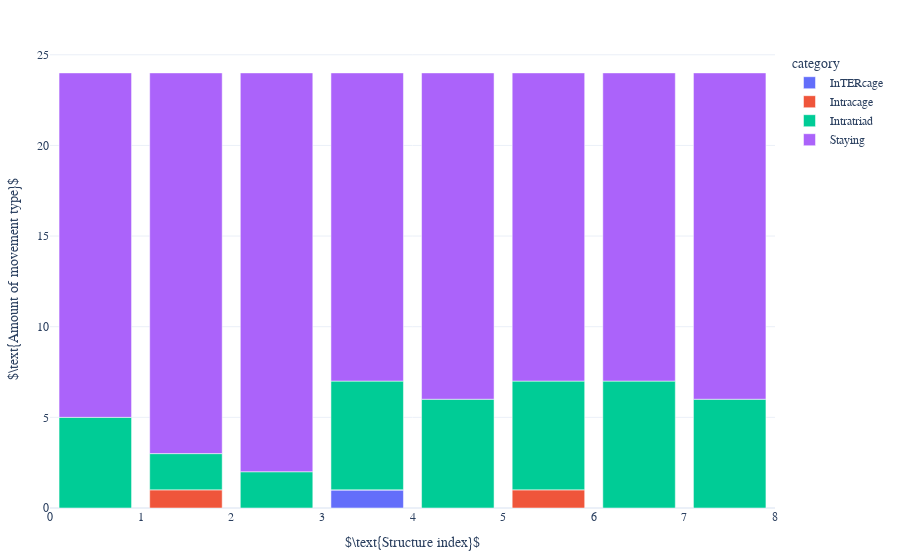

Source (notebook cell):
### Markdown cell above
weirdo exists at file nr.:
16 =
17 =

48htype2 exists at:
17 =
20 =

### Code cell
if proceed_NEB == "True":
    df_amount_movement = move_by_tuple_cage.get_df_movement_category_counted(df_movement)
    print(df_amount_movement.sum())

    movement.plot_movement_category_counted(df_amount_movement, direc_restructure_destination, litype)

### Figure 1 — Plotly figure (JSON) as saved in the notebook; plotly's stock layout.template omitted (floating-point values rounded to 4 significant figures)
{"data": [{"alignmentgroup": "True", "hovertemplate": "category=InTERcage<br>idx_file=%{x}<br>count=%{y}<extra></extra>", "legendgroup": "InTERcage", "marker": {"color": "#636efa", "pattern": {"shape": ""}}, "name": "InTERcage", "offsetgroup": "InTERcage", "orientation": "v", "showlegend": true, "textposition": "auto", "type": "bar", "x": [0.5, 1.5, 2.5, 3.5, 4.5, 5.5, 6.5, 7.5], "xaxis": "x", "y": [0, 0, 0, 1, 0, 0, 0, 0], "yaxis": "y"}, {"alignmentgroup": "True", "hovertemplate": "category=Intracage<br>idx_file=%{x}<br>count=%{y}<extra></extra>", "legendgroup": "Intracage", "marker": {"color": "#EF553B", "pattern": {"shape": ""}}, "name": "Intracage", "offsetgroup": "Intracage", "orientation": "v", "showlegend": true, "textposition": "auto", "type": "bar", "x": [0.5, 1.5, 2.5, 3.5, 4.5, 5.5, 6.5, 7.5], "xaxis": "x", "y": [0, 1, 0, 0, 0, 1, 0, 0], "yaxis": "y"}, {"alignmentgroup": "True", "hovertemplate": "category=Intratriad<br>idx_file=%{x}<br>count=%{y}<extra></extra>", "legendgroup": "Intratriad", "marker": {"color": "#00cc96", "pattern": {"shape": ""}}, "name": "Intratriad", "offsetgroup": "Intratriad", "orientation": "v", "showlegend": true, "textposition": "auto", "type": "bar", "x": [0.5, 1.5, 2.5, 3.5, 4.5, 5.5, 6.5, 7.5], "xaxis": "x", "y": [5, 2, 2, 6, 6, 6, 7, 6], "yaxis": "y"}, {"alignmentgroup": "True", "hovertemplate": "category=Staying<br>idx_file=%{x}<br>count=%{y}<extra></extra>", "legendgroup": "Staying", "marker": {"color": "#ab63fa", "pattern": {"shape": ""}}, "name": "Staying", "offsetgroup": "Staying", "orientation": "v", "showlegend": true, "textposition": "auto", "type": "bar", "x": [0.5, 1.5, 2.5, 3.5, 4.5, 5.5, 6.5, 7.5], "xaxis": "x", "y": [19, 21, 22, 17, 18, 17, 17, 18], "yaxis": "y"}], "layout": {"barmode": "relative", "font": {"family": "serif", "size": 12}, "legend": {"title": {"text": "category"}, "tracegroupgap": 0}, "margin": {"b": 50, "l": 20, "r": 20, "t": 50}, "xaxis": {"anchor": "y", "domain": [0, 1], "title": {"text": "$\\text{Structure index}$"}}, "yaxis": {"anchor": "x", "domain": [0, 1], "title": {"text": "$\\text{Amount of movement type}$"}}}}
